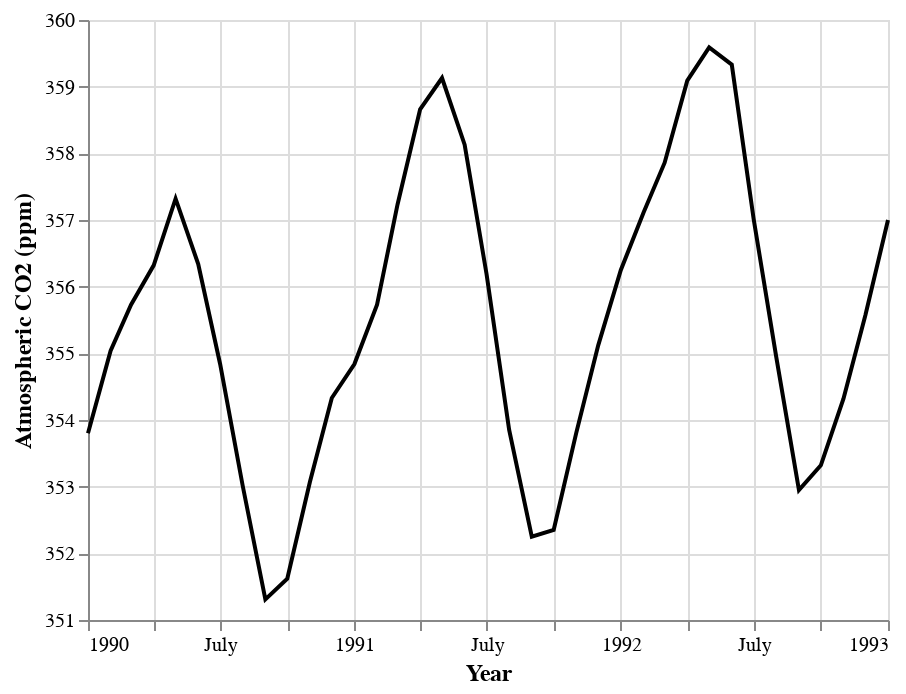

Notebook source saved alongside this figure:
### Markdown cell above
:::{glue:figure} co2_line 
:figwidth: 700px 
:name: co2_line

Line plot of atmospheric concentration of CO$_{2}$ over time with clearer axes and labels.
:::

> **Note:** The `theme` function is quite complex and has many arguments 
> that can be specified to control many non-data aspects of a visualization.
> An in-depth discussion of the `theme` function is beyond the scope of this book.
> Interested readers may consult the `theme` function documentation;
> see the additional resources section at the end of this chapter.

Finally, let's see if we can better understand the oscillation by changing the
visualization slightly. Note that it is totally fine to use a small number of
visualizations to answer different aspects of the question you are trying to
answer. We will accomplish this by using *scales*, \index{ggplot!scales}
another important feature of `ggplot2` that easily transforms the different
variables and set limits.  We scale the horizontal axis using the `xlim` function,
and the vertical axis with the `ylim` function.
In particular, here, we will use the `xlim` function to zoom in 
on just five years of data (say, 1990-1994).
`xlim` takes a vector of length two 
to specify the upper and lower bounds to limit the axis. 
We can create that using the `c` function.
Note that it is important that the vector given to `xlim` must be of the same
type as the data that is mapped to that axis. 
Here, we have mapped a date to the x-axis, 
and so we need to use the `date` function 
(from the `tidyverse` [`lubridate` R package](https://lubridate.tidyverse.org/) [@lubridate; @lubridatepaper]) 
to convert the character strings we provide to `c` to `date` vectors.

> **Note:** `lubridate` is a package that is installed by the `tidyverse` metapackage,
> but is not loaded by it. 
> Hence we need to load it separately in the code below.

```{r 03-data-co2-line-3, warning = FALSE, message = FALSE, fig.height = 3.1, fig.width = 4.5, fig.align = "center", fig.pos = "H", out.extra="", fig.cap = "Line plot of atmospheric concentration of CO$_{2}$ from 1990 to 1994."}
library(lubridate)

co2_line <- ggplot(co2_df, aes(x = date_measured, y = ppm)) +
  geom_line() +
  xlab("Year") +
  ylab("Atmospheric CO2 (ppm)") +
  xlim(c(date("1990-01-01"), date("1993-12-01"))) +
  theme(text = element_text(size = 12))

co2_line
```

### Code cell
co2_dates = co2_df.loc[(co2_df.date_measured >= '1990-01-01') &  (co2_df.date_measured <= '1993-01-01')]

co2_line = alt.Chart(co2_dates).mark_line(color='black').encode(
    x = alt.X("date_measured:T",title = "Year"),
    y = alt.Y("ppm", scale=alt.Scale(zero=False), title = "Atmospheric CO2 (ppm)")).configure_axis(
    titleFontSize=12)



co2_line

### Figure 1 — Vega-Lite specification as saved in the notebook (floating-point values rounded to 4 significant figures)
{"config": {"view": {"continuousWidth": 400, "continuousHeight": 300}, "axis": {"titleFontSize": 12}}, "data": {"name": "data-f45e55a1afbf2ebd33628debecc2788a"}, "mark": {"type": "line", "color": "black"}, "encoding": {"x": {"field": "date_measured", "title": "Year", "type": "temporal"}, "y": {"field": "ppm", "scale": {"zero": false}, "title": "Atmospheric CO2 (ppm)", "type": "quantitative"}}, "$schema": "https://vega.github.io/schema/vega-lite/v4.17.0.json", "datasets": {"data-f45e55a1afbf2ebd33628debecc2788a": [{"date_measured": "1990-01-01T00:00:00", "ppm": 353.8}, {"date_measured": "1990-02-01T00:00:00", "ppm": 355.0}, {"date_measured": "1990-03-01T00:00:00", "ppm": 355.7}, {"date_measured": "1990-04-01T00:00:00", "ppm": 356.3}, {"date_measured": "1990-05-01T00:00:00", "ppm": 357.3}, {"date_measured": "1990-06-01T00:00:00", "ppm": 356.3}, {"date_measured": "1990-07-01T00:00:00", "ppm": 354.8}, {"date_measured": "1990-08-01T00:00:00", "ppm": 353.0}, {"date_measured": "1990-09-01T00:00:00", "ppm": 351.3}, {"date_measured": "1990-10-01T00:00:00", "ppm": 351.6}, {"date_measured": "1990-11-01T00:00:00", "ppm": 353.1}, {"date_measured": "1990-12-01T00:00:00", "ppm": 354.3}, {"date_measured": "1991-01-01T00:00:00", "ppm": 354.8}, {"date_measured": "1991-02-01T00:00:00", "ppm": 355.7}, {"date_measured": "1991-03-01T00:00:00", "ppm": 357.2}, {"date_measured": "1991-04-01T00:00:00", "ppm": 358.7}, {"date_measured": "1991-05-01T00:00:00", "ppm": 359.1}, {"date_measured": "1991-06-01T00:00:00", "ppm": 358.1}, {"date_measured": "1991-07-01T00:00:00", "ppm": 356.2}, {"date_measured": "1991-08-01T00:00:00", "ppm": 353.9}, {"date_measured": "1991-09-01T00:00:00", "ppm": 352.2}, {"date_measured": "1991-10-01T00:00:00", "ppm": 352.4}, {"date_measured": "1991-11-01T00:00:00", "ppm": 353.8}, {"date_measured": "1991-12-01T00:00:00", "ppm": 355.1}, {"date_measured": "1992-01-01T00:00:00", "ppm": 356.2}, {"date_measured": "1992-02-01T00:00:00", "ppm": 357.1}, {"date_measured": "1992-03-01T00:00:00", "ppm": 357.9}, {"date_measured": "1992-04-01T00:00:00", "ppm": 359.1}, {"date_measured": "1992-05-01T00:00:00", "ppm": 359.6}, {"date_measured": "1992-06-01T00:00:00", "ppm": 359.3}, {"date_measured": "1992-07-01T00:00:00", "ppm": 357.0}, {"date_measured": "1992-08-01T00:00:00", "ppm": 354.9}, {"date_measured": "1992-09-01T00:00:00", "ppm": 352.9}, {"date_measured": "1992-10-01T00:00:00", "ppm": 353.3}, {"date_measured": "1992-11-01T00:00:00", "ppm": 354.3}, {"date_measured": "1992-12-01T00:00:00", "ppm": 355.6}, {"date_measured": "1993-01-01T00:00:00", "ppm": 357.0}]}}
